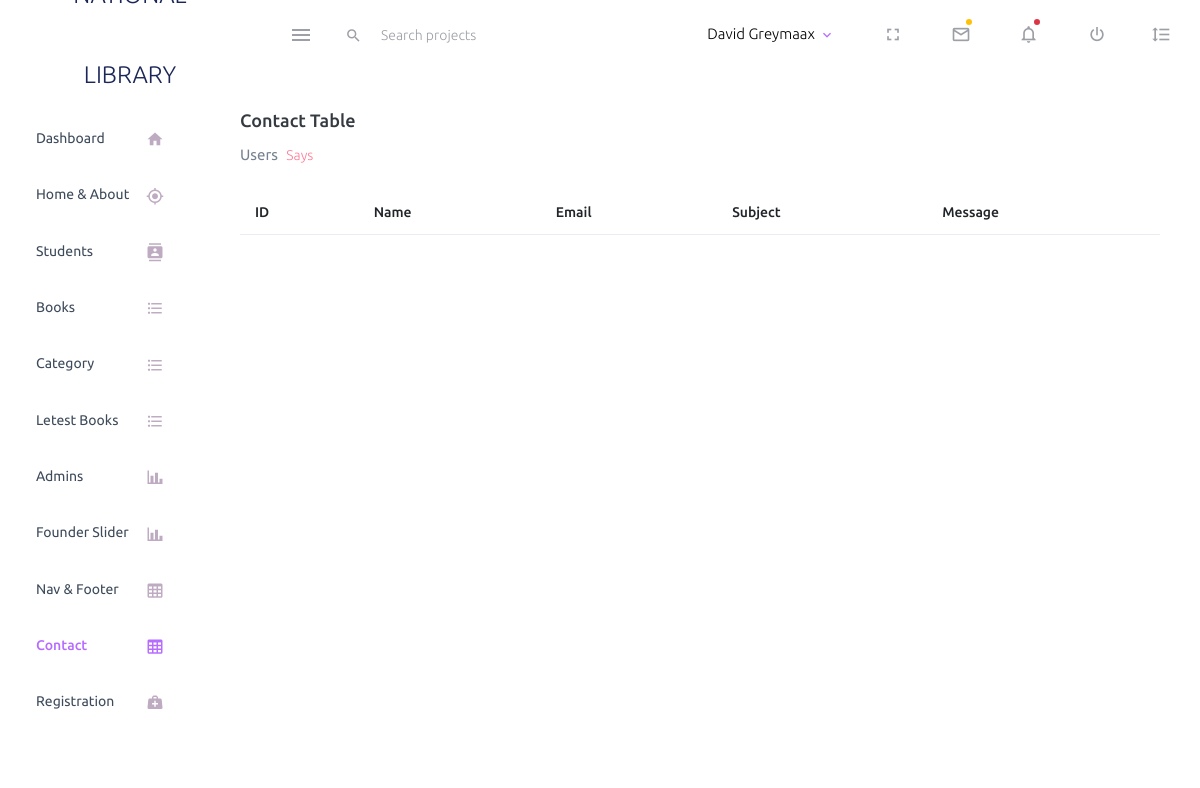
The page /admin/contact.php on the database as committed earlier.
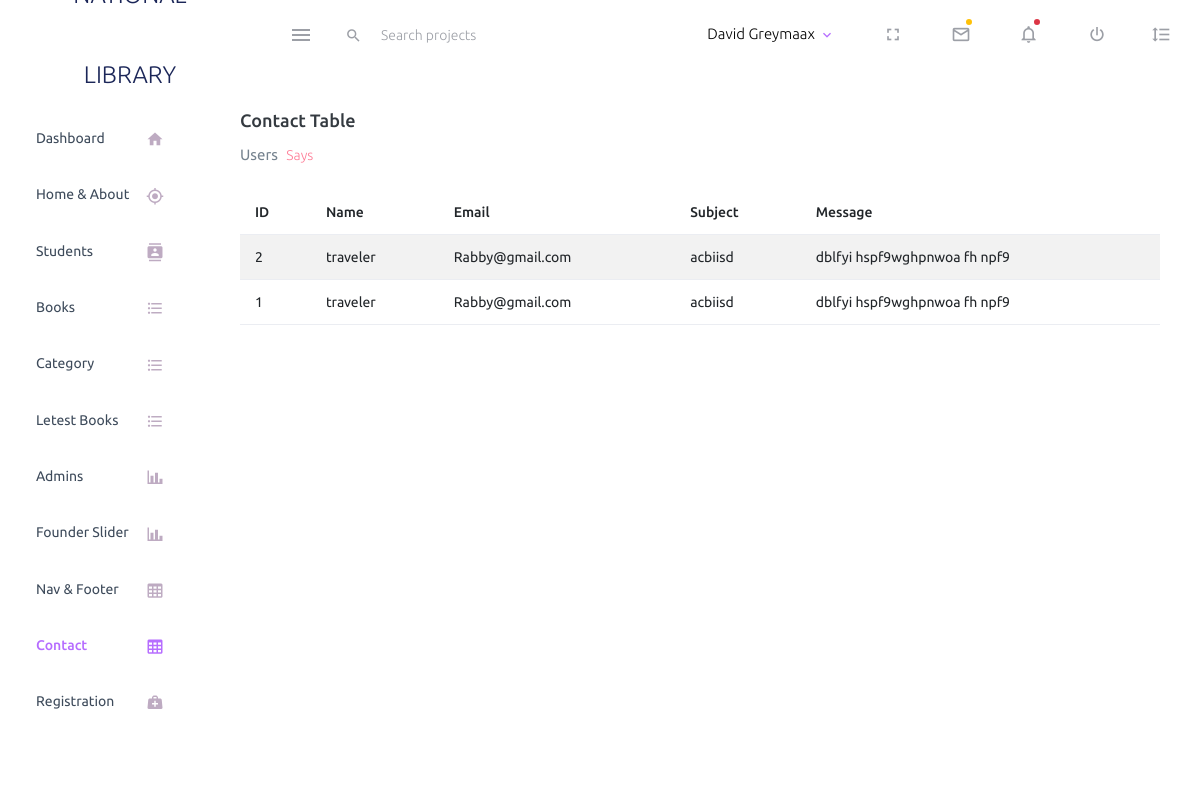
The same page on the database as committed later.
### tables this page shows
CREATE TABLE `contact` (
  `id` int(11) NOT NULL,
  `name` varchar(500) NOT NULL,
  `email` varchar(500) NOT NULL,
  `subject` varchar(500) NOT NULL,
  `message` varchar(500) NOT NULL
);

### admin/contact.php (the view)
<?php include 'include/header.php';
include "connection.php";
$sql    ="SELECT * FROM contact ORDER BY id DESC";
$result =$db->query($sql);
?>
        <div class="col-lg-10 grid-margin stretch-card">
                <div class="card">
                  <div class="card-body">
                    <h4 class="card-title">Contact Table</h4>
                    <p class="card-description"> Users <code>Says</code>
                    </p>
                    <table class="table table-striped">
                      <thead>
                        <tr>
                          <th> ID </th>
                          <th> Name </th>
                          <th> Email </th>
                          <th> Subject </th>
                          <th> Message </th>
                        </tr>
                      </thead>
                      <tbody>
                      <?php while($row = $result->fetch_assoc()):   ?>
                        <tr>
                          <td><?php echo $row['id']  ;  ?></td>
                          <td><?php echo $row['name']  ;  ?> </td>
                          <td><?php echo $row['email']  ;  ?></td>
                          <td><?php echo $row['subject']  ;  ?></td>
                          <td><?php echo $row['message']  ;  ?></td>
                        </tr>
                      <?php endwhile; ?>
                      </tbody>
                    </table>
                  </div>
                </div>
              </div>
<?php include 'include/footer.php'; ?>

Rows that differ between the two databases and show on the page:
added contact: id "2", name "traveler", email "Rabby@gmail.com", subject "acbiisd", message "dblfyi hspf9wghpnwoa fh npf9"
added contact: id "1", name "traveler", email "Rabby@gmail.com", subject "acbiisd", message "dblfyi hspf9wghpnwoa fh npf9"
